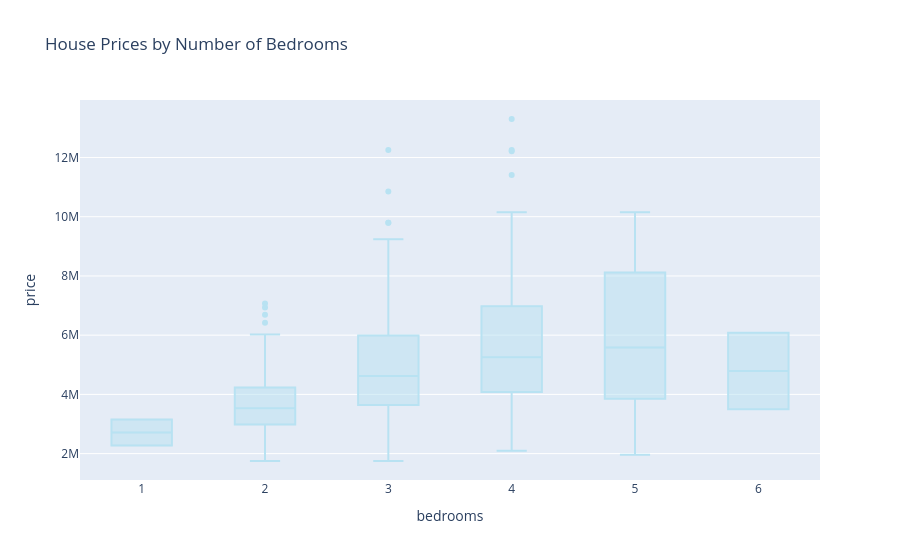

Notebook source saved alongside this figure:
### Markdown cell above
### 3. No. of Bedrooms vs Price

### Code cell
fig = px.box(
    housing,
    x="bedrooms",
    y="price",
    title="House Prices by Number of Bedrooms",
    color_discrete_sequence=["#B8E2F2"])

fig.show()

### Figure 1 — Plotly figure (JSON) as saved in the notebook; plotly's stock layout.template omitted (floating-point values rounded to 4 significant figures; data arrays with more than 128 entries replaced by an {"elided": "..."} marker saying what was removed)
{"data": [{"alignmentgroup": "True", "hovertemplate": "bedrooms=%{x}<br>price=%{y}<extra></extra>", "legendgroup": "", "marker": {"color": "#B8E2F2"}, "name": "", "notched": false, "offsetgroup": "", "orientation": "v", "showlegend": false, "type": "box", "x": {"elided": "545 int values"}, "x0": " ", "xaxis": "x", "y": {"elided": "545 int values"}, "y0": " ", "yaxis": "y"}], "layout": {"boxmode": "group", "legend": {"tracegroupgap": 0}, "title": {"text": "House Prices by Number of Bedrooms"}, "xaxis": {"anchor": "y", "domain": [0, 1], "title": {"text": "bedrooms"}}, "yaxis": {"anchor": "x", "domain": [0, 1], "title": {"text": "price"}}}}
